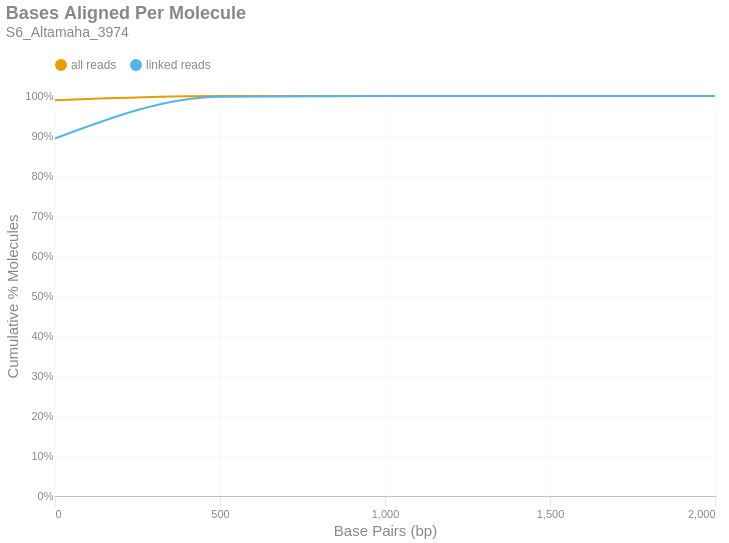

Notebook cell for this chart:
### Markdown cell above
### Bases Aligned Per Molecule
This is a cumulative frequency distribution showing the number of base pairs aligned per unique molecule. These data are shown in 500 bp bins. There are two distributions: one with `all reads` (yellow) and another with only `linked reads` (blue). The percent of molecules in the `linked reads` distribution is relative to the total number of linked molecules.

### Code cell
if SKIPLR:
    print_html(f"Skipped")
else:
    binned_df = consolidated_hist(valids['aligned_bp'], mask, 500, True)
    with SafeRender(binned_df):
        (
            density_plot(binned_df, 'Bases Aligned Per Molecule', samplename, 'basesper')
            .encode(
                x=alt.X('bin:Q', title="Base Pairs (bp)").axis(tickMinStep=500).scale(padding=0),
                y=alt.Y('value:Q', title='Cumulative % Molecules')
                    .axis(format='%')
                    .scale(domain = [0,1])
                    .stack(False),
                color=alt.Color("key:N").scale(domain = ["all reads", "linked reads"]),
                tooltip = [
                    alt.Tooltip("key:N", title = "Data Type"),
                    alt.Tooltip("range_label:N", title="Bases Aligned Per Molecule"),
                    alt.Tooltip("value:Q", format = ".2%", title="% Molecules (Cum.)")
                ]
            )
        ).display()

### Figure 1 — Vega-Lite specification as saved in the notebook (floating-point values rounded to 4 significant figures)
{"width": "container", "height": 400, "config": {"title": {"anchor": "start", "dy": -15, "fontSize": 18, "color": "#888888", "subtitleColor": "#888888", "subtitleFontSize": 14}, "arc": {"fill": "#0072B2"}, "axis": {"domainColor": "#888888", "domainWidth": 0.5, "gridWidth": 0.2, "grid": false, "titleFontWeight": 400, "titleFontSize": 15, "labelFontSize": 11, "labelColor": "#888888", "tickColor": "#888888", "tickWidth": 0.2, "titleColor": "#888888"}, "axisBand": {"grid": false}, "axisX": {"grid": true, "tickSize": 10, "domainCap": "round"}, "axisY": {"domain": false, "grid": true, "tickSize": 0, "domainCap": "round"}, "background": "transparent", "header": {"labelFontSize": 15, "labelColor": "#888888", "titleFontSize": 15, "titleFontWeight": 600, "titleColor": "#888888"}, "legend": {"labelFont": "sans-serif", "labelFontSize": 12, "labelColor": "#888888", "symbolSize": 100, "symbolType": "circle", "titleFontSize": 12, "titlePadding": 10, "titleColor": "#888888", "title": null, "orient": "top"}, "range": {"category": ["#E69F00", "#56B4E9", "#009E73", "#F0E442", "#0072B2", "#D55E00", "#CC79A7", "#000000"], "diverging": ["#cfe8f3", "#a2d4ec", "#73bfe2", "#46abdb", "#1696d2", "#12719e"]}, "area": {"fill": "#0072B2", "fillOpacity": 0.7, "line": true, "strokeOpacity": 0.7}, "line": {"color": "#0072B2", "stroke": "#0072B2", "strokeWidth": 2}, "trail": {"color": "#0072B2", "stroke": "#0072B2", "strokeWidth": 0, "size": 1}, "point": {"filled": true, "fillOpacity": 1.0, "size": 95}, "text": {"color": "#888888", "fontSize": 11, "align": "right", "fontWeight": 400, "size": 11}, "bar": {"fill": "#0072B2", "stroke": null}, "view": {"stroke": null, "continuousWidth": 660, "continuousHeight": 400}}, "data": {"name": "data-1541e4ef2533b0142d7fc344a50faae4"}, "mark": {"type": "line", "interpolate": "monotone", "point": {"opacity": 0, "size": 275}}, "encoding": {"color": {"field": "key", "scale": {"domain": ["all reads", "linked reads"]}, "type": "nominal"}, "tooltip": [{"field": "key", "title": "Data Type", "type": "nominal"}, {"field": "range_label", "title": "Bases Aligned Per Molecule", "type": "nominal"}, {"field": "value", "format": ".2%", "title": "% Molecules (Cum.)", "type": "quantitative"}], "x": {"axis": {"tickMinStep": 500}, "field": "bin", "scale": {"padding": 0}, "title": "Base Pairs (bp)", "type": "quantitative"}, "y": {"axis": {"format": "%"}, "field": "value", "scale": {"domain": [0, 1]}, "stack": false, "title": "Cumulative % Molecules", "type": "quantitative"}}, "params": [{"name": "param_c36ac31b6afebe62", "select": {"type": "point", "fields": ["key"]}, "bind": "legend"}], "title": {"text": "Bases Aligned Per Molecule", "subtitle": "S6_Altamaha_3974"}, "transform": [{"fold": ["all reads (cumsum)", "linked reads (cumsum)"]}, {"calculate": "replace(datum.key, ' (cumsum)', '')", "as": "key"}, {"filter": {"param": "param_c36ac31b6afebe62"}}], "usermeta": {"embedOptions": {"downloadFileName": "S6_Altamaha_3974.basesper"}}, "$schema": "https://vega.github.io/schema/vega-lite/v6.1.0.json", "datasets": {"data-1541e4ef2533b0142d7fc344a50faae4": [{"bin": "0.0", "interval": "0.0-500.0", "all reads": 0.9895, "linked reads": 0.8939, "all reads (cumsum)": 0.9895, "linked reads (cumsum)": 0.8939, "range_label": "0-499"}, {"bin": "500.0", "interval": "500.0-1000.0", "all reads": 0.01036, "linked reads": 0.1044, "all reads (cumsum)": 0.9998, "linked reads (cumsum)": 0.9983, "range_label": "500-999"}, {"bin": "1000.0", "interval": "1000.0-1500.0", "all reads": 0.0001715, "linked reads": 0.001603, "all reads (cumsum)": 1.0, "linked reads (cumsum)": 0.9999, "range_label": "1000-1499"}, {"bin": "1500.0", "interval": "1500.0-2000.0", "all reads": 7.231e-06, "linked reads": 6.637e-05, "all reads (cumsum)": 1.0, "linked reads (cumsum)": 1.0, "range_label": "1500-1999"}, {"bin": "2000.0", "interval": "2000.0-2500.0", "all reads": 6.026e-07, "linked reads": 6.222e-06, "all reads (cumsum)": 1.0, "linked reads (cumsum)": 1.0, "range_label": "2000-2499"}]}}
